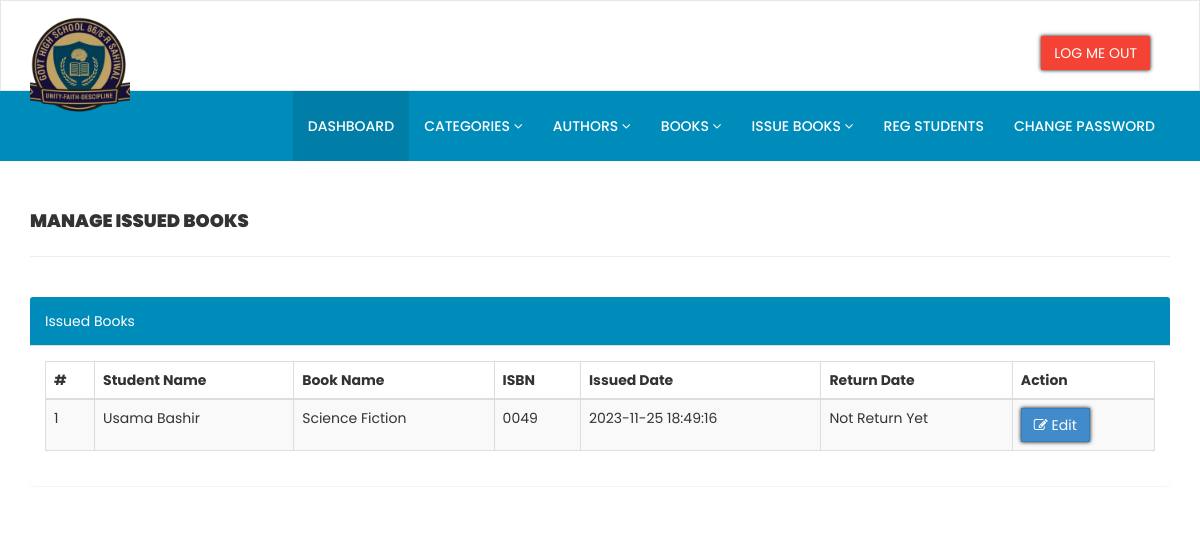
Screenshot of /admin/manage-issued-books.php (signed in) with the database file from the repository.
### tables this page shows
CREATE TABLE `tblissuedbookdetails` (
  `id` int(11) NOT NULL,
  `BookId` int(11) DEFAULT NULL,
  `StudentID` varchar(150) DEFAULT NULL,
  `IssuesDate` timestamp NULL DEFAULT current_timestamp(),
  `ReturnDate` timestamp NULL DEFAULT NULL ON UPDATE current_timestamp(),
  `RetrunStatus` int(1) DEFAULT NULL,
  `fine` int(11) DEFAULT NULL
);

CREATE TABLE `tblstudents` (
  `id` int(11) NOT NULL,
  `StudentId` varchar(100) DEFAULT NULL,
  `FullName` varchar(120) DEFAULT NULL,
  `EmailId` varchar(120) DEFAULT NULL,
  `MobileNumber` char(11) DEFAULT NULL,
  `Password` varchar(120) DEFAULT NULL,
  `Status` int(1) DEFAULT NULL,
  `RegDate` timestamp NULL DEFAULT current_timestamp(),
  `UpdationDate` timestamp NULL DEFAULT NULL ON UPDATE current_timestamp()
);

CREATE TABLE `tblbooks` (
  `id` int(11) NOT NULL,
  `BookName` varchar(255) DEFAULT NULL,
  `CatId` int(11) DEFAULT NULL,
  `AuthorId` int(11) DEFAULT NULL,
  `ISBNNumber` varchar(25) DEFAULT NULL,
  `BookPrice` decimal(10,2) DEFAULT NULL,
  `bookImage` varchar(250) NOT NULL,
  `isIssued` int(1) DEFAULT NULL,
  `RegDate` timestamp NULL DEFAULT current_timestamp(),
  `UpdationDate` timestamp NULL DEFAULT NULL ON UPDATE current_timestamp()
);

### admin/manage-issued-books.php (the view, shortened to what this page needs)
<?php
include('includes/config.php');
if (strlen($_SESSION['alogin']) == 0) {
    header('location:index.php');
} else {
    ?>
<!DOCTYPE html>
<html xmlns="http://www.w3.org/1999/xhtml">
<head>
    <link href="assets/css/bootstrap.css" rel="stylesheet" />
    <link href="assets/css/font-awesome.css" rel="stylesheet" />
    <link href="assets/js/dataTables/dataTables.bootstrap.css" rel="stylesheet" />
    <link href="assets/css/style.css" rel="stylesheet" />
</head>
<body>
    <?php include('includes/header.php'); ?>
    <div class="content-wrapper">
        <div class="container">
            <div class="row pad-botm">
                <div class="col-md-12">
                    <h4 class="header-line">Manage Issued Books</h4>
                </div>
                <div class="row">
                </div>
            </div>
            <div class="row">
                <div class="col-md-12">
                    <div class="panel panel-default">
                        <div class="panel-heading">
                            Issued Books
                        </div>
                        <div class="panel-body">
                            <div class="table-responsive">
                                <table class="table table-striped table-bordered table-hover" id="dataTables-example">
                                    <thead>
                                        <tr>
                                            <th>#</th>
                                            <th>Student Name</th>
                                            <th>Book Name</th>
                                            <th>ISBN </th>
                                            <th>Issued Date</th>
                                            <th>Return Date</th>
                                            <th>Action</th>
                                        </tr>
                                    </thead>
                                    <tbody>
                                        <?php $sql = "SELECT tblstudents.FullName,tblbooks.BookName,tblbooks.ISBNNumber,tblissuedbookdetails.IssuesDate,tblissuedbookdetails.ReturnDate,tblissuedbookdetails.id as rid from  tblissuedbookdetails join tblstudents on tblstudents.StudentId=tblissuedbookdetails.StudentId join tblbooks on tblbooks.id=tblissuedbookdetails.BookId order by tblissuedbookdetails.id desc";
                                            $query = $dbh->prepare($sql);
                                            $query->execute();
                                            $results = $query->fetchAll(PDO::FETCH_OBJ);
                                            $cnt = 1;
                                            if ($query->rowCount() > 0) {
                                                foreach ($results as $result) { ?>
                                        <tr class="odd gradeX">
                                            <td class="center">
                                                <?php echo htmlentities($cnt); ?>
                                            </td>
                                            <td class="center">
                                                <?php echo htmlentities($result->FullName); ?>
                                            </td>
                                            <td class="center">
                                                <?php echo htmlentities($result->BookName); ?>
                                            </td>
                                            <td class="center">
                                                <?php echo htmlentities($result->ISBNNumber); ?>
                                            </td>
                                            <td class="center">
                                                <?php echo htmlentities($result->IssuesDate); ?>
                                            </td>
                                            <td class="center">
                                                <?php if ($result->ReturnDate == "") {
                                                                echo htmlentities("Not Return Yet");
                                                            } else {
                                                                echo htmlentities($result->ReturnDate);
                                                            }
                                                            ?>
                                            </td>
                                            <td class="center">
                                                <a
                                                    href="update-issue-bookdeails.php?rid=<?php echo htmlentities($result->rid); ?>"><button
                                                        class="btn btn-primary"><i class="fa fa-edit "></i>
                                                        Edit</button>
                                            </td>
                                        </tr>
                                        <?php $cnt = $cnt + 1;
                                                }
                                            } ?>
                                    </tbody>
                                </table>
                            </div>
                        </div>
                    </div>
                </div>
            </div>
        </div>
    </div>
</body>
</html>
<?php } ?>

### admin/assets/css/style.css (style rules this page uses)
.content-wrapper { margin-top: 40px; min-height:800px; padding-bottom:90px; }
.header-line { font-weight:900; padding-bottom:25px; border-bottom:1px solid #eeeeee; text-transform:uppercase; }
.pad-botm { padding-bottom:30px; }

### admin/manage-issued-books.php (style rules this page uses)
.btn-primary { border-radius: 0px; box-shadow: 0px 0px 4px black; }
.panel-heading { background-color: #008CBA !important; color: #fff !important; }
.panel { border: none; }

### admin/includes/header.php (style rules this page uses)
* { margin: 0; padding: 0; box-sizing: border-box; font-family: 'Poppins', sans-serif; }

### rows the page displays
tblissuedbookdetails: tblstudents.FullName "Usama Bashir", BookId.BookName "Science Fiction", BookId.ISBNNumber "0049", IssuesDate "2023-11-25 18:49:16"
